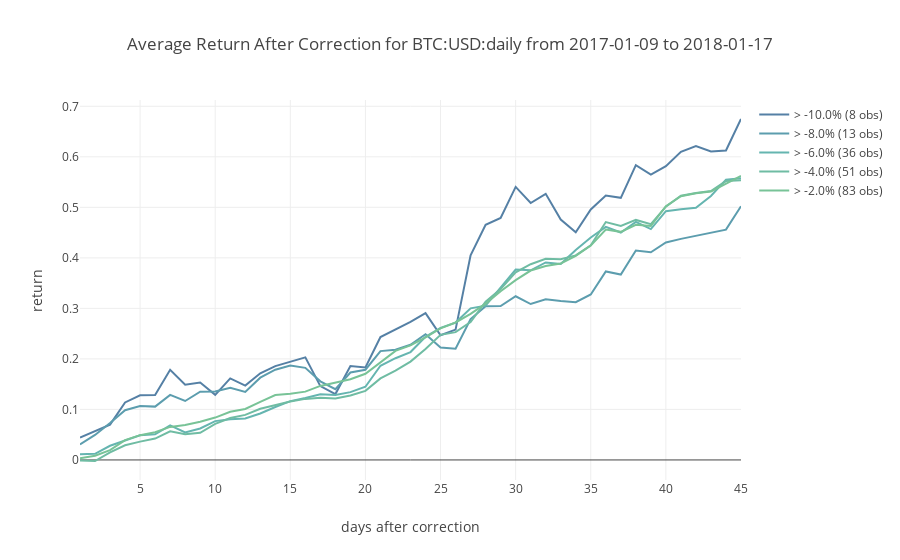

Write notebook code for a chart like this one.
### Markdown cell above
## Results

### Code cell
# Plot the result
iplot(fig)
